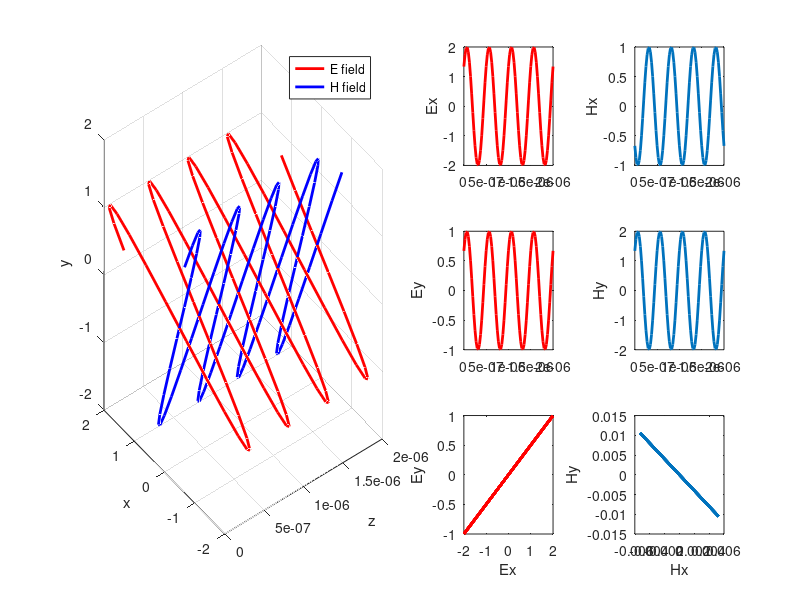

Recreate this plot in MATLAB.
function TEM_Polarized( )
 
%% Function: Simulate polarized TEM waves  
%  Parameters: f: frequency in Hz
%              Ex0: amplitude of Ex component 
%              Ey0: amplitude of Ey component 
%              phi: phase difference between the Ex and Ey components  
%              mu_r, epsilon_r: relative permittivity and permeability of the material 
%              t: time of interest  
 
%% Initialize parameters 
Ex0 = 2; 
Ey0 = 1; 
phi = 0; 

% The type is linear

f = 10^6;
omega = 2*pi*f;
T = 2*pi/omega;
t = 2*T/15; 
 
epsilon_r = 4; 
mu_r = 1; 
 
%% Wave parameters 
c = 3*10^8;
k = omega*sqrt(mu_r*epsilon_r);      % Propagation constant 
alpha = -imag(k);                               % Attenuation constant 
beta = real(k);                                    % Phase constant 
lambda = 2*pi/beta;
V_p = c/sqrt(mu_r*epsilon_r);        % Phase velocity  
eta=377*sqrt(mu_r/epsilon_r);        % Wave impedance 
scaleH = abs(eta);                             % Only for visualization          
 
%% Compute and plot the field components  
z=[0:lambda/20:4*lambda]';                                               % Grid points on z axis 
Ex=zeros(size(z)); Ey=zeros(size(z)); Ez=zeros(size(z));    % Initialization 
Sx=zeros(size(z)); Sy=zeros(size(z)); Sz=zeros(size(z));
Ex = Ex0*exp(-alpha*z).*cos(omega*t-beta*z);                    % Ex component 
Hy = Ex0/eta*exp(-alpha*z).*cos(omega*t-beta*z);             % Hy component 
Ey = Ey0*exp(-alpha*z).*cos(omega*t-beta*z+phi);            % Ey component    
Hx = -Ey0/eta*exp(-alpha*z).*cos(omega*t-beta*z+phi);    % Hx component 
 
Sz = 1/eta*(abs(Ex.^2)+abs(Ey.^2));                                  % Power density 
figure('units','normalized','outerposition',[0 0 1 1])
 
subplot(3,4,[1,2,5,6,9,10]);
plot3(z, Ex, Ey,'r', 'linewidth',2)                                     % Plot the E field using plot3  
hold on 
plot3(z, scaleH*Hx, scaleH*Hy,'b', 'linewidth',2)           % Plot the H field using plot3 with scaling   
hold on 
% arrow3([z zeros(size(z)) zeros(size(z)) ], [z Ex Ey ])       % Plot the E field using arrow3   
% arrow3([z zeros(size(z)) zeros(size(z)) ], [z scaleH*Hx scaleH*Hy ]) % Plot the H field using arrow3 with scaling 
legend('E field', 'H field'); grid on; xlabel('z'); ylabel('x'); zlabel('y')
 
subplot(3,4,3);plot(z, Ex, 'r', 'linewidth',2); ylabel('Ex')                % Plot Ex only  
subplot(3,4,7);plot(z, Ey, 'r','linewidth',2); ylabel('Ey')                 % Plot Ey only 
subplot(3,4,11);plot(Ex, Ey, 'r', 'linewidth',2); xlabel('Ex'); ylabel('Ey') % Plot (Ex, Ey) to see the polarization type  
subplot(3,4,4);plot(z, scaleH*Hx, 'linewidth',2); ylabel('Hx');       % Plot Hx only with scaling   
subplot(3,4,8);plot(z, scaleH*Hy, 'linewidth',2); ylabel('Hy');      % Plot Hy only with scaling 
subplot(3,4,12);plot(Hx, Hy, 'linewidth',2); xlabel('Hx'); ylabel('Hy')% Plot (Hx, Hy) to see the polarization type 